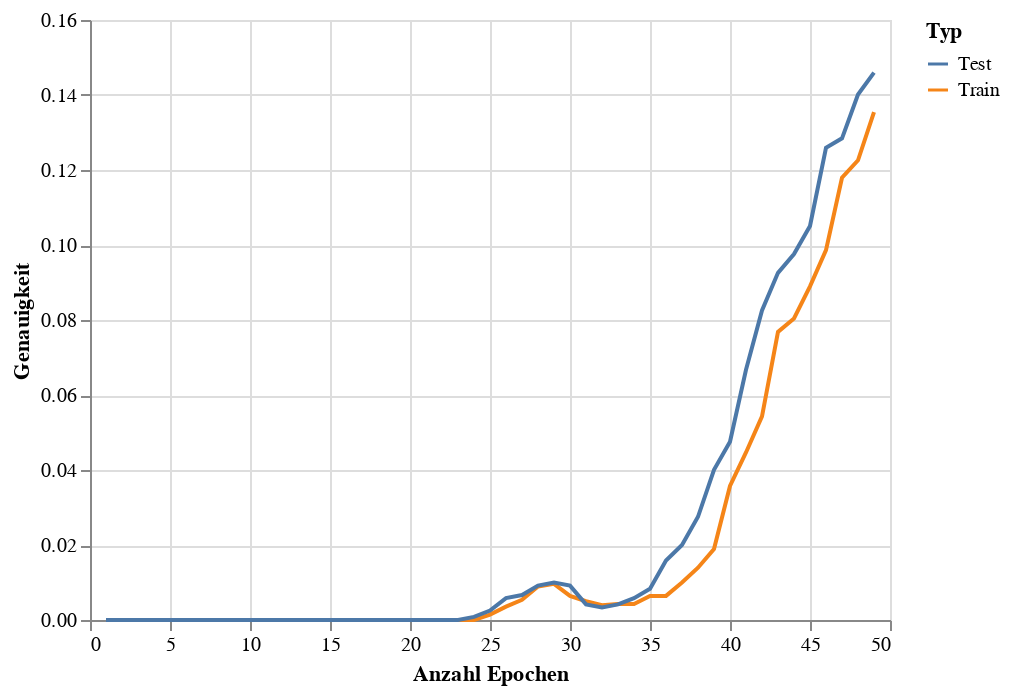

The cell this chart's notebook holds for it:
### Code cell
train_eval_accuracy_chart = alt.Chart(accuracy_df).mark_line().encode(
    x = alt.X('Epoch',title='Anzahl Epochen'),
    y = alt.Y('Accuracy',title='Genauigkeit'),
    color = alt.Color('Type',title='Typ')
)
train_eval_accuracy_chart

### Figure 1 — Vega-Lite specification as saved in the notebook (floating-point values rounded to 4 significant figures)
{"config": {"view": {"continuousWidth": 400, "continuousHeight": 300}}, "data": {"name": "data-31310b3473ea2748a60e137f81adef9e"}, "mark": "line", "encoding": {"color": {"field": "Type", "title": "Typ", "type": "nominal"}, "x": {"field": "Epoch", "title": "Anzahl Epochen", "type": "quantitative"}, "y": {"field": "Accuracy", "title": "Genauigkeit", "type": "quantitative"}}, "$schema": "https://vega.github.io/schema/vega-lite/v4.17.0.json", "datasets": {"data-31310b3473ea2748a60e137f81adef9e": [{"Epoch": 1, "Accuracy": 0.0, "Type": "Train"}, {"Epoch": 2, "Accuracy": 0.0, "Type": "Train"}, {"Epoch": 3, "Accuracy": 0.0, "Type": "Train"}, {"Epoch": 4, "Accuracy": 0.0, "Type": "Train"}, {"Epoch": 5, "Accuracy": 0.0, "Type": "Train"}, {"Epoch": 6, "Accuracy": 0.0, "Type": "Train"}, {"Epoch": 7, "Accuracy": 0.0, "Type": "Train"}, {"Epoch": 8, "Accuracy": 0.0, "Type": "Train"}, {"Epoch": 9, "Accuracy": 0.0, "Type": "Train"}, {"Epoch": 10, "Accuracy": 0.0, "Type": "Train"}, {"Epoch": 11, "Accuracy": 0.0, "Type": "Train"}, {"Epoch": 12, "Accuracy": 0.0, "Type": "Train"}, {"Epoch": 13, "Accuracy": 0.0, "Type": "Train"}, {"Epoch": 14, "Accuracy": 0.0, "Type": "Train"}, {"Epoch": 15, "Accuracy": 0.0, "Type": "Train"}, {"Epoch": 16, "Accuracy": 0.0, "Type": "Train"}, {"Epoch": 17, "Accuracy": 0.0, "Type": "Train"}, {"Epoch": 18, "Accuracy": 0.0, "Type": "Train"}, {"Epoch": 19, "Accuracy": 0.0, "Type": "Train"}, {"Epoch": 20, "Accuracy": 0.0, "Type": "Train"}, {"Epoch": 21, "Accuracy": 0.0, "Type": "Train"}, {"Epoch": 22, "Accuracy": 0.0, "Type": "Train"}, {"Epoch": 23, "Accuracy": 0.0, "Type": "Train"}, {"Epoch": 24, "Accuracy": 0.0, "Type": "Train"}, {"Epoch": 25, "Accuracy": 0.00143, "Type": "Train"}, {"Epoch": 26, "Accuracy": 0.003574, "Type": "Train"}, {"Epoch": 27, "Accuracy": 0.005361, "Type": "Train"}, {"Epoch": 28, "Accuracy": 0.008935, "Type": "Train"}, {"Epoch": 29, "Accuracy": 0.00965, "Type": "Train"}, {"Epoch": 30, "Accuracy": 0.006433, "Type": "Train"}, {"Epoch": 31, "Accuracy": 0.005004, "Type": "Train"}, {"Epoch": 32, "Accuracy": 0.003931, "Type": "Train"}, {"Epoch": 33, "Accuracy": 0.004289, "Type": "Train"}, {"Epoch": 34, "Accuracy": 0.004289, "Type": "Train"}, {"Epoch": 35, "Accuracy": 0.006433, "Type": "Train"}, {"Epoch": 36, "Accuracy": 0.006433, "Type": "Train"}, {"Epoch": 37, "Accuracy": 0.01001, "Type": "Train"}, {"Epoch": 38, "Accuracy": 0.01394, "Type": "Train"}, {"Epoch": 39, "Accuracy": 0.01894, "Type": "Train"}, {"Epoch": 40, "Accuracy": 0.03574, "Type": "Train"}, {"Epoch": 41, "Accuracy": 0.04467, "Type": "Train"}, {"Epoch": 42, "Accuracy": 0.05432, "Type": "Train"}, {"Epoch": 43, "Accuracy": 0.07684, "Type": "Train"}, {"Epoch": 44, "Accuracy": 0.08041, "Type": "Train"}, {"Epoch": 45, "Accuracy": 0.08899, "Type": "Train"}, {"Epoch": 46, "Accuracy": 0.09864, "Type": "Train"}, {"Epoch": 47, "Accuracy": 0.1179, "Type": "Train"}, {"Epoch": 48, "Accuracy": 0.1226, "Type": "Train"}, {"Epoch": 49, "Accuracy": 0.1355, "Type": "Train"}, {"Epoch": 1, "Accuracy": 0.0, "Type": "Test"}, {"Epoch": 2, "Accuracy": 0.0, "Type": "Test"}, {"Epoch": 3, "Accuracy": 0.0, "Type": "Test"}, {"Epoch": 4, "Accuracy": 0.0, "Type": "Test"}, {"Epoch": 5, "Accuracy": 0.0, "Type": "Test"}, {"Epoch": 6, "Accuracy": 0.0, "Type": "Test"}, {"Epoch": 7, "Accuracy": 0.0, "Type": "Test"}, {"Epoch": 8, "Accuracy": 0.0, "Type": "Test"}, {"Epoch": 9, "Accuracy": 0.0, "Type": "Test"}, {"Epoch": 10, "Accuracy": 0.0, "Type": "Test"}, {"Epoch": 11, "Accuracy": 0.0, "Type": "Test"}, {"Epoch": 12, "Accuracy": 0.0, "Type": "Test"}, {"Epoch": 13, "Accuracy": 0.0, "Type": "Test"}, {"Epoch": 14, "Accuracy": 0.0, "Type": "Test"}, {"Epoch": 15, "Accuracy": 0.0, "Type": "Test"}, {"Epoch": 16, "Accuracy": 0.0, "Type": "Test"}, {"Epoch": 17, "Accuracy": 0.0, "Type": "Test"}, {"Epoch": 18, "Accuracy": 0.0, "Type": "Test"}, {"Epoch": 19, "Accuracy": 0.0, "Type": "Test"}, {"Epoch": 20, "Accuracy": 0.0, "Type": "Test"}, {"Epoch": 21, "Accuracy": 0.0, "Type": "Test"}, {"Epoch": 22, "Accuracy": 0.0, "Type": "Test"}, {"Epoch": 23, "Accuracy": 0.0, "Type": "Test"}, {"Epoch": 24, "Accuracy": 0.000834, "Type": "Test"}, {"Epoch": 25, "Accuracy": 0.002502, "Type": "Test"}, {"Epoch": 26, "Accuracy": 0.005838, "Type": "Test"}, {"Epoch": 27, "Accuracy": 0.006672, "Type": "Test"}, {"Epoch": 28, "Accuracy": 0.009174, "Type": "Test"}, {"Epoch": 29, "Accuracy": 0.01001, "Type": "Test"}, {"Epoch": 30, "Accuracy": 0.009174, "Type": "Test"}, {"Epoch": 31, "Accuracy": 0.00417, "Type": "Test"}, {"Epoch": 32, "Accuracy": 0.003336, "Type": "Test"}, {"Epoch": 33, "Accuracy": 0.00417, "Type": "Test"}, {"Epoch": 34, "Accuracy": 0.005838, "Type": "Test"}, {"Epoch": 35, "Accuracy": 0.00834, "Type": "Test"}, {"Epoch": 36, "Accuracy": 0.01585, "Type": "Test"}, {"Epoch": 37, "Accuracy": 0.02002, "Type": "Test"}, {"Epoch": 38, "Accuracy": 0.02752, "Type": "Test"}, {"Epoch": 39, "Accuracy": 0.04003, "Type": "Test"}, {"Epoch": 40, "Accuracy": 0.04754, "Type": "Test"}, {"Epoch": 41, "Accuracy": 0.06672, "Type": "Test"}, {"Epoch": 42, "Accuracy": 0.08257, "Type": "Test"}, {"Epoch": 43, "Accuracy": 0.09258, "Type": "Test"}, {"Epoch": 44, "Accuracy": 0.09758, "Type": "Test"}, {"Epoch": 45, "Accuracy": 0.1051, "Type": "Test"}, {"Epoch": 46, "Accuracy": 0.1259, "Type": "Test"}, {"Epoch": 47, "Accuracy": 0.1284, "Type": "Test"}, {"Epoch": 48, "Accuracy": 0.1401, "Type": "Test"}, {"Epoch": 49, "Accuracy": 0.146, "Type": "Test"}]}}
